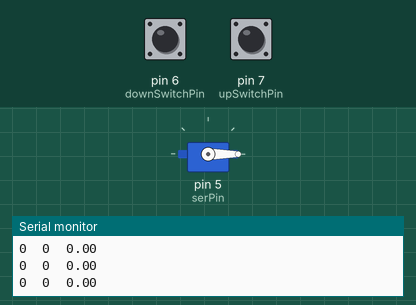
The sketch below on a simulated Arduino Uno, built with avr-gcc and run on an emulated ATmega328P. Parts: servo, the last lines printed to the serial monitor. Inputs (shaded band) come from the test bench; at power-on: pin 6 (downSwitchPin) LOW, pin 7 (upSwitchPin) LOW.

Above: at 1.2 s.
1.3 s: pin 6 (downSwitchPin) pulled HIGH for 0.15 s
At 2.0 s:
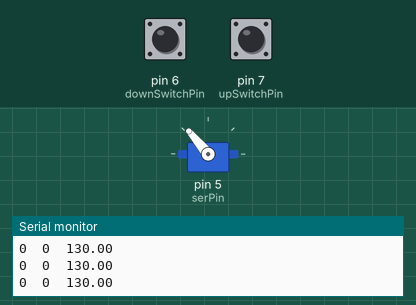
2.9 s: pin 7 (upSwitchPin) pulled HIGH for 0.15 s
At 3.3 s:
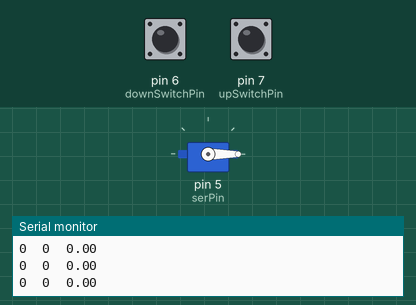
4.5 s: pin 6 (downSwitchPin) pulled HIGH for 1 s
At 5.8 s:
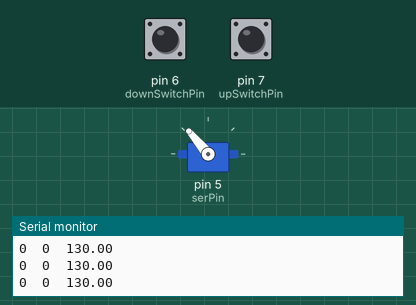
8.5 s: pin 7 (upSwitchPin) pulled HIGH for 1 s
At 8.8 s:
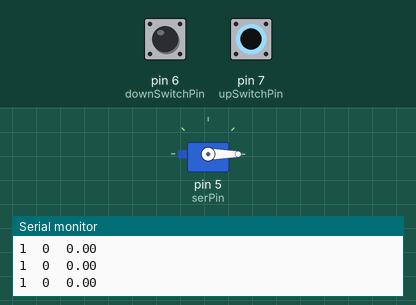
11.0 s: pin 6 (downSwitchPin) driven HIGH
At 11.9 s:
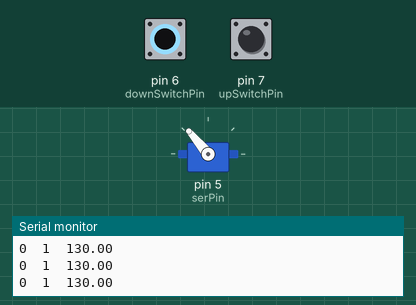
14.0 s: pin 7 (upSwitchPin) pulsed HIGH 2 times (0.12 s each, 0.3 s apart)
At 14.21 s:
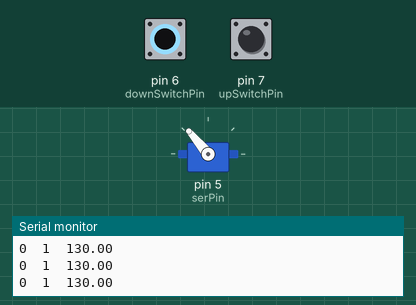
Timing chart, 0 to 17.0 s (numbered marks = the images above; inputs shaded):
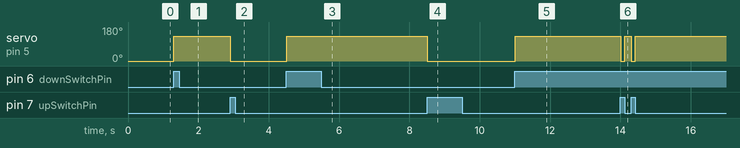

Measured:
- after the input at 1.3 s, servo on pin 5 (serPin): 0° → 130° at once
- after the input at 2.9 s, servo on pin 5 (serPin): 130° → 0° at once
- after the input at 4.5 s, servo on pin 5 (serPin): 0° → 130° at once
- after the input at 8.5 s, servo on pin 5 (serPin): 130° → 0° at once
- after the input at 11.0 s, servo on pin 5 (serPin): 0° → 130° at once
- after the input at 14.0 s, servo on pin 5 (serPin): alternates 130° for 0.18 s and 0° for 0.12 s, 4 changes in all, then stays 130°, starting at once

The sketch:

Servo_Test.ino
```cpp
#include <Servo.h>
int serPin = 5;
float serVal=0;
int potPin = A0;
int potVal;
int upSwitchPin = 7, downSwitchPin = 6;
Servo ser;
void setup() {
  // put your setup code here, to run once:
Serial.begin(9600);

pinMode(upSwitchPin, INPUT);
pinMode(downSwitchPin, INPUT);

ser.attach(serPin);
}

void loop() {
  // put your main code here, to run repeatedly:
//potVal = analogRead(potPin);
//serVal = (potVal * 180.) / 1023.;
//Serial.print(potVal);
//Serial.print("\t");
//Serial.print(serVal);

//Serial.print("\t");

Serial.print(digitalRead(upSwitchPin));
Serial.print("\t");
Serial.print(digitalRead(downSwitchPin));
Serial.print("\t");
if(digitalRead(upSwitchPin)){
  serVal = 0;
}
else if(digitalRead(downSwitchPin)){
  serVal=130;
}

Serial.println(serVal);
ser.write(serVal);
delay(10);


}
```
